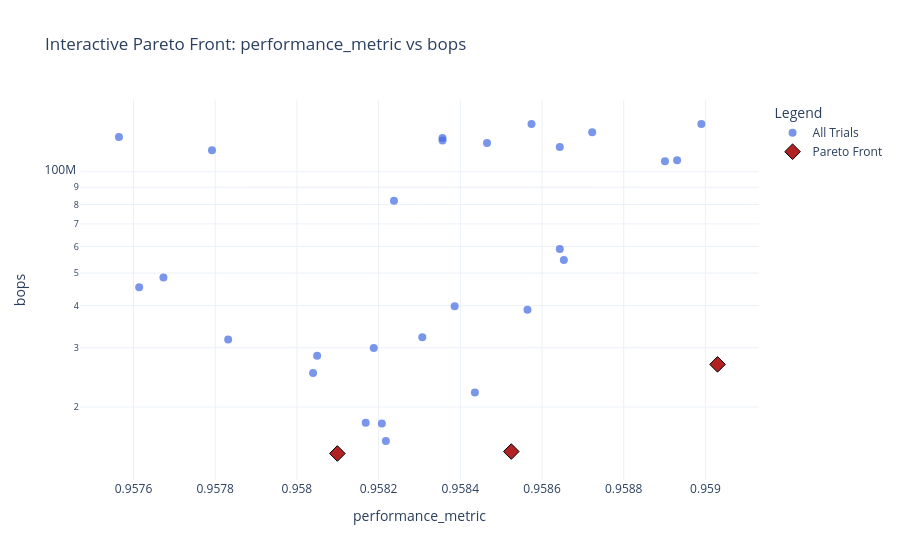
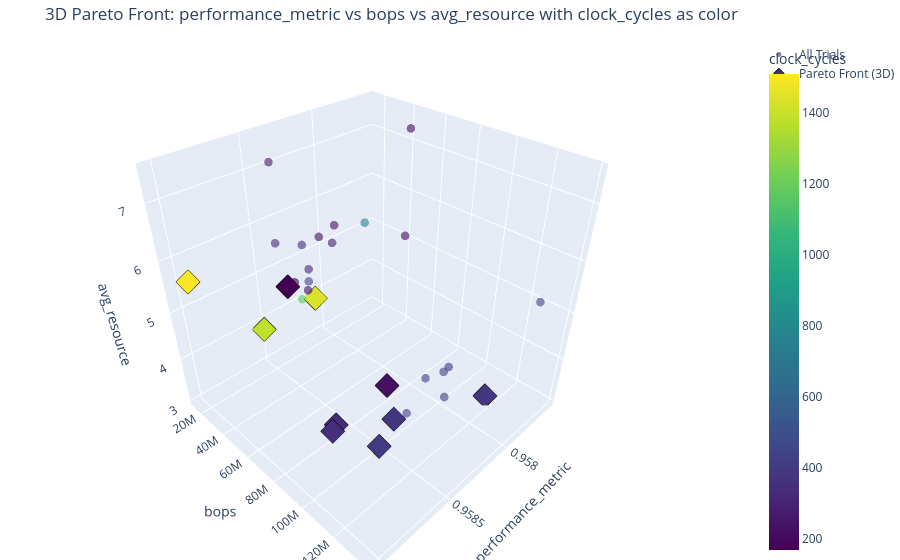

Notebook code cell kept with these figures, in order:
### Markdown cell above
## Analyzing Global Search Results

### Code cell
from utils.tf_visualization import plot_pareto_fronts, plot_interactive_2d_pareto, plot_3d_pareto_front_heatmap

results_df = pd.DataFrame(searcher.results)
if not results_df.empty:
    best = results_df.loc[results_df['performance_metric'].idxmax()]
    print(f"Best Trial: {best['trial']}  Accuracy: {best['performance_metric']:.4f}  BOPs: {best['bops']:.2e}")
    print(f"Pareto front plots saved to: {RESULTS_DIR}")

    obj_info = list(zip(obj_names, max_flags))
    plot_pareto_fronts(results_df, obj_info, save_dir=RESULTS_DIR, show=True)
    plot_interactive_2d_pareto(results_df, obj_info, save_dir=RESULTS_DIR, show=True)
    if len(obj_names) >= 4:
        plot_3d_pareto_front_heatmap(results_df, obj_info, save_dir=RESULTS_DIR, show=True)
else:
    print("No results to visualize.")

### Figure 1 — Plotly figure (JSON) as saved in the notebook; plotly's stock layout.template omitted (floating-point values rounded to 4 significant figures)
{"data": [{"hoverinfo": "text", "marker": {"color": "royalblue", "opacity": 0.7, "size": 8}, "mode": "markers", "name": "All Trials", "text": ["<b>Trial 0</b><br><br>performance_metric: 0.9582<br>bops: 1.796e+07", "<b>Trial 1</b><br><br>performance_metric: 0.9589<br>bops: 1.081e+08", "<b>Trial 2</b><br><br>performance_metric: 0.9581<br>bops: 1.455e+07", "<b>Trial 3</b><br><br>performance_metric: 0.9584<br>bops: 1.261e+08", "<b>Trial 4</b><br><br>performance_metric: 0.9585<br>bops: 1.475e+07", "<b>Trial 5</b><br><br>performance_metric: 0.9577<br>bops: 4.85e+07", "<b>Trial 6</b><br><br>performance_metric: 0.9576<br>bops: 4.535e+07", "<b>Trial 7</b><br><br>performance_metric: 0.9583<br>bops: 3.224e+07", "<b>Trial 8</b><br><br>performance_metric: 0.9582<br>bops: 1.786e+07", "<b>Trial 9</b><br><br>performance_metric: 0.9582<br>bops: 1.586e+07", "<b>Trial 10</b><br><br>performance_metric: 0.9584<br>bops: 2.209e+07", "<b>Trial 11</b><br><br>performance_metric: 0.9582<br>bops: 8.205e+07", "<b>Trial 12</b><br><br>performance_metric: 0.9586<br>bops: 3.893e+07", "<b>Trial 13</b><br><br>performance_metric: 0.9584<br>bops: 3.988e+07", "<b>Trial 14</b><br><br>performance_metric: 0.959<br>bops: 2.677e+07", "<b>Trial 15</b><br><br>performance_metric: 0.9586<br>bops: 1.185e+08", "<b>Trial 16</b><br><br>performance_metric: 0.9576<br>bops: 1.269e+08", "<b>Trial 17</b><br><br>performance_metric: 0.958<br>bops: 2.523e+07", "<b>Trial 18</b><br><br>performance_metric: 0.9578<br>bops: 1.159e+08", "<b>Trial 19</b><br><br>performance_metric: 0.9582<br>bops: 2.995e+07", "<b>Trial 20</b><br><br>performance_metric: 0.9585<br>bops: 1.218e+08", "<b>Trial 21</b><br><br>performance_metric: 0.9587<br>bops: 1.311e+08", "<b>Trial 22</b><br><br>performance_metric: 0.9584<br>bops: 1.238e+08", "<b>Trial 23</b><br><br>performance_metric: 0.9586<br>bops: 1.387e+08", "<b>Trial 24</b><br><br>performance_metric: 0.9586<br>bops: 5.898e+07", "<b>Trial 25</b><br><br>performance_metric: 0.9587<br>bops: 5.466e+07", "<b>Trial 26</b><br><br>performance_metric: 0.959<br>bops: 1.387e+08", "<b>Trial 27</b><br><br>performance_metric: 0.9578<br>bops: 3.172e+07", "<b>Trial 28</b><br><br>performance_metric: 0.9589<br>bops: 1.075e+08", "<b>Trial 29</b><br><br>performance_metric: 0.958<br>bops: 2.838e+07"], "type": "scatter", "x": [0.9582, 0.9589, 0.9581, 0.9584, 0.9585, 0.9577, 0.9576, 0.9583, 0.9582, 0.9582, 0.9584, 0.9582, 0.9586, 0.9584, 0.959, 0.9586, 0.9576, 0.958, 0.9578, 0.9582, 0.9585, 0.9587, 0.9584, 0.9586, 0.9586, 0.9587, 0.959, 0.9578, 0.9589, 0.958], "y": [17956864, 108134400, 14548992, 126091264, 14745600, 48496640, 45350912, 32243712, 17858560, 15859712, 22085632, 82051072, 38928384, 39878656, 26771456, 118521856, 126943232, 25231360, 115933184, 29949952, 121765888, 131104768, 123764736, 138674176, 58982400, 54657024, 138674176, 31719424, 107511808, 28377088]}, {"hoverinfo": "text", "marker": {"color": "firebrick", "line": {"color": "black", "width": 1}, "size": 12, "symbol": "diamond"}, "mode": "markers", "name": "Pareto Front", "text": ["<b>Trial 2</b><br><br>performance_metric: 0.9581<br>bops: 1.455e+07", "<b>Trial 4</b><br><br>performance_metric: 0.9585<br>bops: 1.475e+07", "<b>Trial 14</b><br><br>performance_metric: 0.959<br>bops: 2.677e+07"], "type": "scatter", "x": [0.9581, 0.9585, 0.959], "y": [14548992, 14745600, 26771456]}], "layout": {"legend": {"title": {"text": "Legend"}}, "title": {"text": "Interactive Pareto Front: performance_metric vs bops"}, "xaxis": {"title": {"text": "performance_metric"}}, "yaxis": {"title": {"text": "bops"}, "type": "log"}}}

### Figure 2 — Plotly figure (JSON) as saved in the notebook; plotly's stock layout.template omitted (floating-point values rounded to 4 significant figures)
{"data": [{"hoverinfo": "text+x+y+z", "marker": {"color": [316.1, 380.8, 1440.0, 373.4, 1388.0, 213.4, 194.3, 441.2, 328.6, 1175.0, 317.9, 254.7, 253.0, 212.8, 1509.0, 404.1, 435.9, 269.9, 413.8, 207.7, 401.9, 423.9, 415.9, 392.6, 167.8, 199.9, 423.7, 718.7, 372.1, 220.7], "colorbar": {"title": {"text": "clock_cycles"}}, "colorscale": [[0, "#440154"], [0.1111, "#482878"], [0.2222, "#3e4989"], [0.3333, "#31688e"], [0.4444, "#26828e"], [0.5556, "#1f9e89"], [0.6667, "#35b779"], [0.7778, "#6ece58"], [0.8889, "#b5de2b"], [1, "#fde725"]], "opacity": 0.6, "size": 5}, "mode": "markers", "name": "All Trials", "text": ["Trial 0", "Trial 1", "Trial 2", "Trial 3", "Trial 4", "Trial 5", "Trial 6", "Trial 7", "Trial 8", "Trial 9", "Trial 10", "Trial 11", "Trial 12", "Trial 13", "Trial 14", "Trial 15", "Trial 16", "Trial 17", "Trial 18", "Trial 19", "Trial 20", "Trial 21", "Trial 22", "Trial 23", "Trial 24", "Trial 25", "Trial 26", "Trial 27", "Trial 28", "Trial 29"], "type": "scatter3d", "x": [0.9582, 0.9589, 0.9581, 0.9584, 0.9585, 0.9577, 0.9576, 0.9583, 0.9582, 0.9582, 0.9584, 0.9582, 0.9586, 0.9584, 0.959, 0.9586, 0.9576, 0.958, 0.9578, 0.9582, 0.9585, 0.9587, 0.9584, 0.9586, 0.9586, 0.9587, 0.959, 0.9578, 0.9589, 0.958], "y": [17956864, 108134400, 14548992, 126091264, 14745600, 48496640, 45350912, 32243712, 17858560, 15859712, 22085632, 82051072, 38928384, 39878656, 26771456, 118521856, 126943232, 25231360, 115933184, 29949952, 121765888, 131104768, 123764736, 138674176, 58982400, 54657024, 138674176, 31719424, 107511808, 28377088], "z": [4.74, 4.515, 3.902, 5.037, 3.822, 5.305, 7.315, 4.9, 5.322, 4.077, 5.702, 3.39, 7.487, 4.955, 5.827, 4.393, 5.015, 5.265, 3.042, 5.643, 4.927, 5.01, 4.888, 5.19, 5.81, 5.67, 5.215, 5.54, 4.56, 5.692]}, {"hoverinfo": "text+x+y+z", "marker": {"color": [380.8, 1440.0, 1388.0, 254.7, 1509.0, 404.1, 413.8, 199.9, 423.7, 372.1], "colorscale": [[0, "#440154"], [0.1111, "#482878"], [0.2222, "#3e4989"], [0.3333, "#31688e"], [0.4444, "#26828e"], [0.5556, "#1f9e89"], [0.6667, "#35b779"], [0.7778, "#6ece58"], [0.8889, "#b5de2b"], [1, "#fde725"]], "line": {"color": "black", "width": 1}, "size": 8, "symbol": "diamond"}, "mode": "markers", "name": "Pareto Front (3D)", "text": ["Trial 1", "Trial 2", "Trial 4", "Trial 11", "Trial 14", "Trial 15", "Trial 18", "Trial 25", "Trial 26", "Trial 28"], "type": "scatter3d", "x": [0.9589, 0.9581, 0.9585, 0.9582, 0.959, 0.9586, 0.9578, 0.9587, 0.959, 0.9589], "y": [108134400, 14548992, 14745600, 82051072, 26771456, 118521856, 115933184, 54657024, 138674176, 107511808], "z": [4.515, 3.902, 3.822, 3.39, 5.827, 4.393, 3.042, 5.67, 5.215, 4.56]}], "layout": {"margin": {"b": 0, "l": 0, "r": 0, "t": 40}, "scene": {"xaxis": {"title": {"text": "performance_metric"}}, "yaxis": {"title": {"text": "bops"}}, "zaxis": {"title": {"text": "avg_resource"}}}, "title": {"text": "3D Pareto Front: performance_metric vs bops vs avg_resource with clock_cycles as color"}}}
